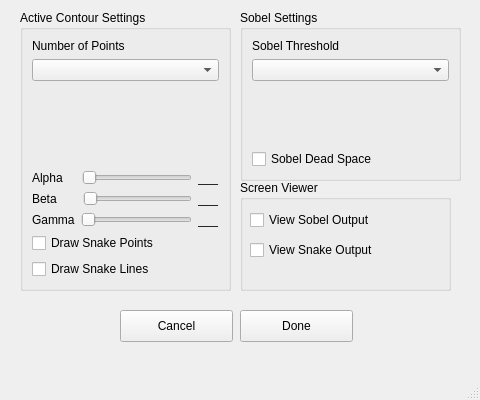
<?xml version="1.0" encoding="UTF-8"?>
<ui version="4.0">
 <class>ParamInterface</class>
 <widget class="QMainWindow" name="ParamInterface">
  <property name="geometry">
   <rect>
    <x>0</x>
    <y>0</y>
    <width>480</width>
    <height>400</height>
   </rect>
  </property>
  <property name="minimumSize">
   <size>
    <width>480</width>
    <height>300</height>
   </size>
  </property>
  <property name="maximumSize">
   <size>
    <width>480</width>
    <height>400</height>
   </size>
  </property>
  <property name="windowTitle">
   <string>Snake Options</string>
  </property>
  <widget class="QWidget" name="centralwidget">
   <widget class="QGroupBox" name="groupBox">
    <property name="geometry">
     <rect>
      <x>20</x>
      <y>10</y>
      <width>211</width>
      <height>281</height>
     </rect>
    </property>
    <property name="title">
     <string>Active Contour Settings</string>
    </property>
    <layout class="QVBoxLayout" name="verticalLayout_2">
     <item>
      <layout class="QVBoxLayout" name="verticalLayout">
       <item>
        <widget class="QLabel" name="label">
         <property name="text">
          <string>Number of Points</string>
         </property>
        </widget>
       </item>
       <item>
        <widget class="QComboBox" name="contourCombo"/>
       </item>
       <item>
        <spacer name="verticalSpacer">
         <property name="orientation">
          <enum>Qt::Vertical</enum>
         </property>
         <property name="sizeHint" stdset="0">
          <size>
           <width>20</width>
           <height>40</height>
          </size>
         </property>
        </spacer>
       </item>
      </layout>
     </item>
     <item>
      <layout class="QVBoxLayout" name="verticalLayout_5">
       <item>
        <layout class="QHBoxLayout" name="horizontalLayout">
         <item>
          <widget class="QLabel" name="label_3">
           <property name="text">
            <string>Alpha    </string>
           </property>
          </widget>
         </item>
         <item>
          <widget class="QSlider" name="alphaSlider">
           <property name="whatsThis">
            <string>Contour Scalar</string>
           </property>
           <property name="orientation">
            <enum>Qt::Horizontal</enum>
           </property>
          </widget>
         </item>
         <item>
          <widget class="QLabel" name="alphaValLabel">
           <property name="text">
            <string>___</string>
           </property>
          </widget>
         </item>
        </layout>
       </item>
       <item>
        <layout class="QHBoxLayout" name="horizontalLayout_2">
         <item>
          <widget class="QLabel" name="label_4">
           <property name="text">
            <string>Beta      </string>
           </property>
          </widget>
         </item>
         <item>
          <widget class="QSlider" name="betaSlider">
           <property name="whatsThis">
            <string>Curve Scalar</string>
           </property>
           <property name="orientation">
            <enum>Qt::Horizontal</enum>
           </property>
          </widget>
         </item>
         <item>
          <widget class="QLabel" name="betaValLabel">
           <property name="text">
            <string>___</string>
           </property>
          </widget>
         </item>
        </layout>
       </item>
       <item>
        <layout class="QHBoxLayout" name="horizontalLayout_3">
         <item>
          <widget class="QLabel" name="label_5">
           <property name="text">
            <string>Gamma</string>
           </property>
          </widget>
         </item>
         <item>
          <widget class="QSlider" name="gammaSlider">
           <property name="whatsThis">
            <string>Image Scalar</string>
           </property>
           <property name="orientation">
            <enum>Qt::Horizontal</enum>
           </property>
          </widget>
         </item>
         <item>
          <widget class="QLabel" name="gammaValLabel">
           <property name="text">
            <string>___</string>
           </property>
          </widget>
         </item>
        </layout>
       </item>
      </layout>
     </item>
     <item>
      <widget class="QCheckBox" name="snakePointCheck">
       <property name="text">
        <string>Draw Snake Points</string>
       </property>
      </widget>
     </item>
     <item>
      <widget class="QCheckBox" name="snakeLineCheck">
       <property name="text">
        <string>Draw Snake Lines</string>
       </property>
      </widget>
     </item>
    </layout>
   </widget>
   <widget class="QGroupBox" name="groupBox_2">
    <property name="geometry">
     <rect>
      <x>240</x>
      <y>10</y>
      <width>221</width>
      <height>171</height>
     </rect>
    </property>
    <property name="title">
     <string>Sobel Settings</string>
    </property>
    <layout class="QVBoxLayout" name="verticalLayout_4">
     <item>
      <layout class="QVBoxLayout" name="verticalLayout_3">
       <item>
        <widget class="QLabel" name="label_2">
         <property name="text">
          <string>Sobel Threshold</string>
         </property>
        </widget>
       </item>
       <item>
        <widget class="QComboBox" name="sobelCombo"/>
       </item>
       <item>
        <spacer name="verticalSpacer_2">
         <property name="orientation">
          <enum>Qt::Vertical</enum>
         </property>
         <property name="sizeHint" stdset="0">
          <size>
           <width>20</width>
           <height>40</height>
          </size>
         </property>
        </spacer>
       </item>
      </layout>
     </item>
     <item>
      <widget class="QCheckBox" name="sobelDSCheck">
       <property name="text">
        <string>Sobel Dead Space</string>
       </property>
      </widget>
     </item>
    </layout>
   </widget>
   <widget class="QPushButton" name="doneButton">
    <property name="geometry">
     <rect>
      <x>240</x>
      <y>310</y>
      <width>113</width>
      <height>32</height>
     </rect>
    </property>
    <property name="text">
     <string>Done</string>
    </property>
   </widget>
   <widget class="QPushButton" name="cancelButton">
    <property name="geometry">
     <rect>
      <x>120</x>
      <y>310</y>
      <width>113</width>
      <height>32</height>
     </rect>
    </property>
    <property name="text">
     <string>Cancel</string>
    </property>
   </widget>
   <widget class="QGroupBox" name="groupBox_3">
    <property name="geometry">
     <rect>
      <x>240</x>
      <y>180</y>
      <width>211</width>
      <height>111</height>
     </rect>
    </property>
    <property name="title">
     <string>Screen Viewer</string>
    </property>
    <widget class="QCheckBox" name="sobelView">
     <property name="geometry">
      <rect>
       <x>10</x>
       <y>30</y>
       <width>141</width>
       <height>20</height>
      </rect>
     </property>
     <property name="text">
      <string>View Sobel Output</string>
     </property>
    </widget>
    <widget class="QCheckBox" name="snakeView">
     <property name="geometry">
      <rect>
       <x>10</x>
       <y>60</y>
       <width>141</width>
       <height>20</height>
      </rect>
     </property>
     <property name="text">
      <string>View Snake Output</string>
     </property>
    </widget>
   </widget>
  </widget>
  <widget class="QMenuBar" name="menubar">
   <property name="geometry">
    <rect>
     <x>0</x>
     <y>0</y>
     <width>480</width>
     <height>22</height>
    </rect>
   </property>
  </widget>
  <widget class="QStatusBar" name="statusbar"/>
 </widget>
 <resources/>
 <connections/>
</ui>
